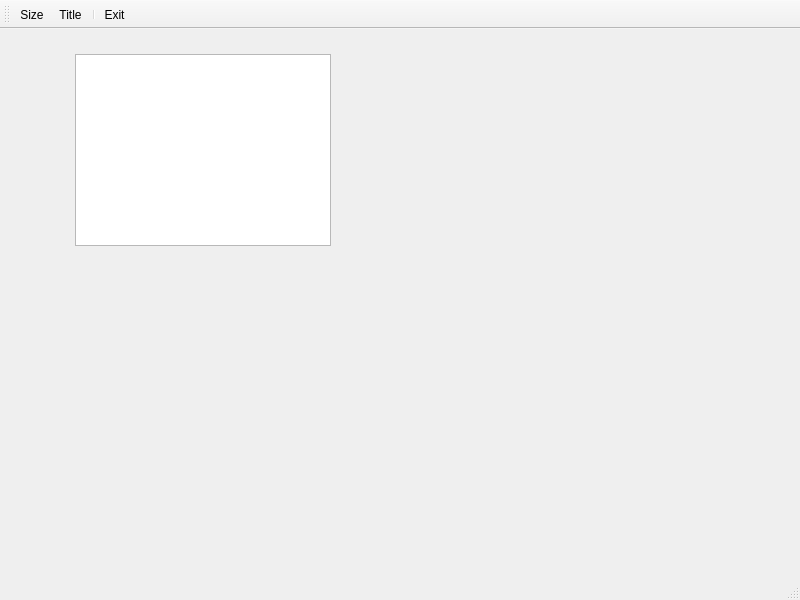
<?xml version="1.0" encoding="UTF-8"?>
<ui version="4.0">
 <class>formTable</class>
 <widget class="QMainWindow" name="formTable">
  <property name="geometry">
   <rect>
    <x>0</x>
    <y>0</y>
    <width>800</width>
    <height>600</height>
   </rect>
  </property>
  <property name="windowTitle">
   <string>MainWindow</string>
  </property>
  <widget class="QWidget" name="centralwidget">
   <widget class="QTableView" name="tableView">
    <property name="geometry">
     <rect>
      <x>75</x>
      <y>25</y>
      <width>256</width>
      <height>192</height>
     </rect>
    </property>
   </widget>
  </widget>
  <widget class="QStatusBar" name="statusbar"/>
  <widget class="QMenuBar" name="menubar">
   <property name="geometry">
    <rect>
     <x>0</x>
     <y>0</y>
     <width>800</width>
     <height>17</height>
    </rect>
   </property>
  </widget>
  <widget class="QToolBar" name="toolBar">
   <property name="windowTitle">
    <string>toolBar</string>
   </property>
   <property name="toolButtonStyle">
    <enum>Qt::ToolButtonTextUnderIcon</enum>
   </property>
   <attribute name="toolBarArea">
    <enum>TopToolBarArea</enum>
   </attribute>
   <attribute name="toolBarBreak">
    <bool>false</bool>
   </attribute>
   <addaction name="actionSize"/>
   <addaction name="actionTitle"/>
   <addaction name="separator"/>
   <addaction name="actionExit"/>
  </widget>
  <action name="actionSize">
   <property name="icon">
    <iconset resource="res.qrc">
     <normaloff>:/icons/32.ico</normaloff>:/icons/32.ico</iconset>
   </property>
   <property name="text">
    <string>Size</string>
   </property>
  </action>
  <action name="actionTitle">
   <property name="icon">
    <iconset resource="res.qrc">
     <normaloff>:/icons/312.bmp</normaloff>:/icons/312.bmp</iconset>
   </property>
   <property name="text">
    <string>Title</string>
   </property>
  </action>
  <action name="actionExit">
   <property name="icon">
    <iconset resource="res.qrc">
     <normaloff>:/icons/exit.bmp</normaloff>:/icons/exit.bmp</iconset>
   </property>
   <property name="text">
    <string>Exit</string>
   </property>
  </action>
 </widget>
 <resources>
  <include location="res.qrc"/>
 </resources>
 <connections>
  <connection>
   <sender>actionExit</sender>
   <signal>triggered()</signal>
   <receiver>formTable</receiver>
   <slot>close()</slot>
   <hints>
    <hint type="sourcelabel">
     <x>-1</x>
     <y>-1</y>
    </hint>
    <hint type="destinationlabel">
     <x>399</x>
     <y>299</y>
    </hint>
   </hints>
  </connection>
 </connections>
</ui>
